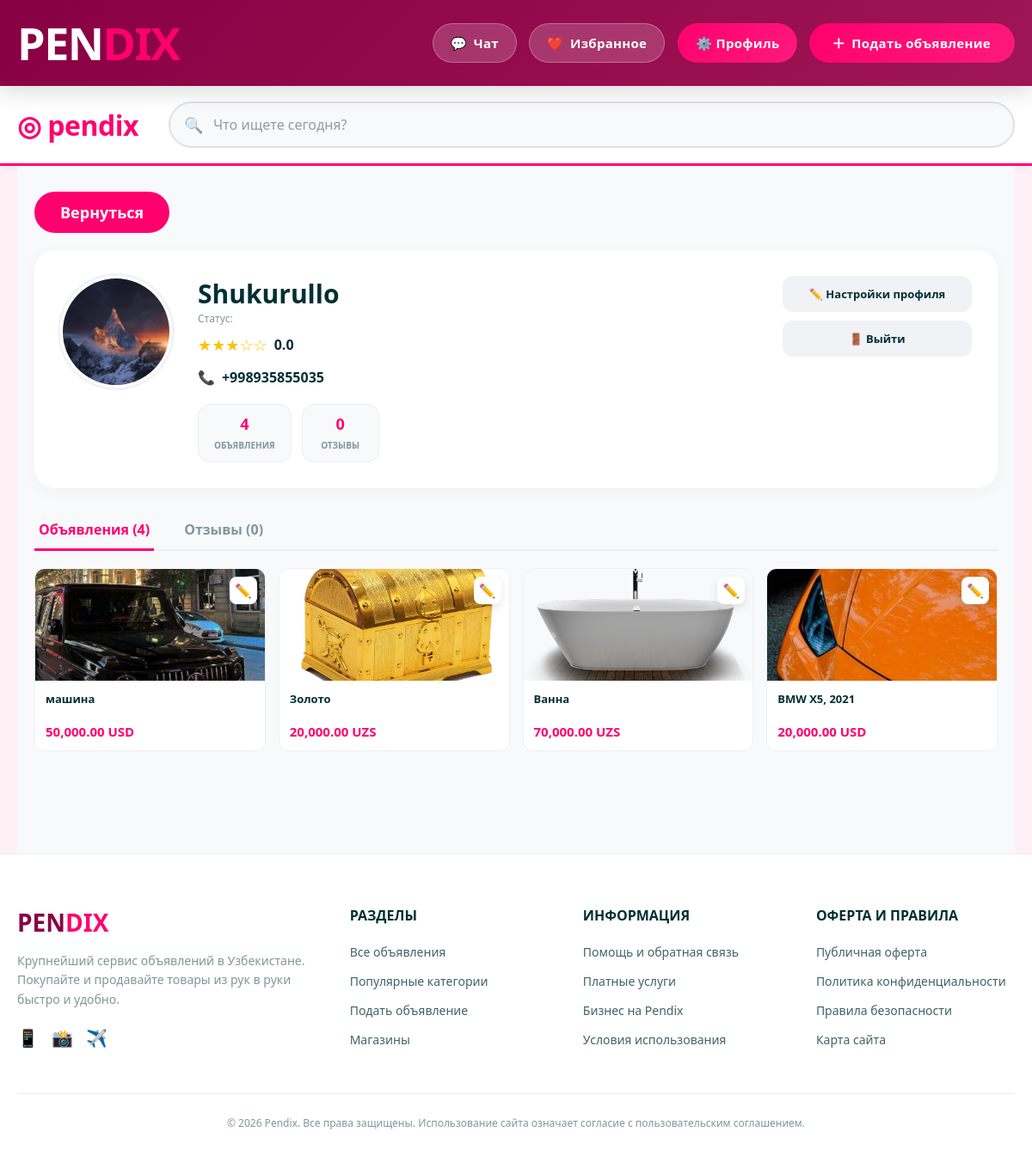
Page /users/profile/ (signed in) on the committed database.
### users/models.py (models this page shows)
class User(AbstractUser):
    phone = models.CharField(
        max_length=20,
        unique=True,
        db_index=True,
        blank=True,
        null=True,
        default=None
    )
    avatar = models.ImageField(upload_to='users/avatars/', null=True, blank=True)
    location = models.CharField(max_length=255, blank=True)
    rating = models.DecimalField(max_digits=3, decimal_places=2, default=0.0)
    created_at = models.DateTimeField(auto_now_add=True)
    city = models.CharField(max_length=100, blank=True)
    last_seen = models.DateTimeField(null=True, blank=True)
    class Meta:
        verbose_name = ''
        verbose_name_plural = ''
    @property
    def is_online(self):
        if not self.last_seen:
            return False
        return self.last_seen >= timezone.now() - timezone.timedelta(minutes=5)
    @property
    def activity_status(self):
        return '' if self.is_online else ''

### ads/models.py (models this page shows, shortened)
class Ad(models.Model):
    STATUS_CHOICES = (('active', ''), ('sold', ''), ('archived', ''))
    CURRENCY_CHOICES = (('UZS', 'сум'), ('USD', '$'))
    author = models.ForeignKey(settings.AUTH_USER_MODEL, on_delete=models.CASCADE, related_name='ads')
    category = models.ForeignKey(Category, on_delete=models.PROTECT, related_name='ads')
    title = models.CharField(max_length=200, verbose_name='')
    description = models.TextField(
        validators=[MinLengthValidator(80, message='')],
        verbose_name=''
    )
    price = models.DecimalField(max_digits=15, decimal_places=2, verbose_name='')
    currency = models.CharField(max_length=3, choices=CURRENCY_CHOICES, default='UZS', verbose_name='')
    phone = models.CharField(max_length=20, verbose_name='')
    address = models.CharField(max_length=255, verbose_name='', blank=True)
    latitude = models.DecimalField(max_digits=9, decimal_places=6, null=True, blank=True)
    longitude = models.DecimalField(max_digits=9, decimal_places=6, null=True, blank=True)
    status = models.CharField(max_length=10, choices=STATUS_CHOICES, default='active')
    created_at = models.DateTimeField(auto_now_add=True)
    class Meta:
        ordering = ['-created_at']
        verbose_name = ''
        verbose_name_plural = ''

class AdImage(models.Model):
    ad = models.ForeignKey(Ad, on_delete=models.CASCADE, related_name='images')
    image = models.ImageField(upload_to='ads/photos/')

### users/views.py (the view)
# urls.py: path('profile/', views.ProfileDetailView.as_view(), name='profile_me'),
class ProfileDetailView(LoginRequiredMixin, DetailView):
    model = User
    template_name = 'users/profile.html'
    context_object_name = 'profile'
    def get_object(self):
        return self.request.user
    def get_context_data(self, **kwargs):
        context = super().get_context_data(**kwargs)
        context['user_ads'] = Ad.objects.filter(author=self.get_object()).prefetch_related('images')
        return context

### templates/users/profile.html (shortened to what this page needs)
{% extends 'base.html' %}
{% load static %}
{% block content %}
<div class="profile-page">
    <div class="container">
        <a href="/" class="btn-back">Вернуться</a>
        <header class="profile-header-card">
            <div class="avatar-wrapper">
                {% if profile.avatar %}
                    <img src="{{ profile.avatar.url }}" class="header-avatar">
                {% else %}
                    <img src="{% static 'images/default_avatar.png' %}" class="header-avatar" style="opacity: 0.6;">
                {% endif %}
            </div>
            <div class="header-info">
                <h1 class="profile-name">{{ profile.username }}</h1>
                <span class="last-seen">Статус: {{ profile.activity_status }}</span>
                <div class="rating-box">
                    <div class="stars">
                        {% if average_rating >= 4.5 %}★★★★★{% elif average_rating >= 3.5 %}★★★★☆{% else %}★★★☆☆{% endif %}
                    </div>
                    <span class="rating-num">{{ average_rating|default:"0.0" }}</span>
                </div>
                <div class="profile-phone">
                    <span>📞</span>
                    {% if profile.phone %}
                        {{ profile.phone }}
                    {% else %}
                        <span style="color: #ff4d4d; font-weight: 500;">Номер не указан</span>
                    {% endif %}
                </div>
                <div class="stats-row">
                    <div class="mini-stat"><b>{{ profile.ads.count }}</b><span>Объявления</span></div>
                    <div class="mini-stat"><b>{{ reviews_count|default:"0" }}</b><span>Отзывы</span></div>
                </div>
            </div>
            <div class="actions-column">
                {% if request.user == profile %}
                    <button onclick="openModal('editProfileModal')" class="btn-standard">✏️ Настройки профиля</button>
                    <button onclick="openModal('logoutConfirmModal')" class="btn-standard">🚪 Выйти</button>
                {% endif %}
            </div>
        </header>
        <section class="ads-section">
            <nav class="profile-tabs">
                <a class="tab-link active" onclick="switchTab(event, 'ads-tab')">Объявления ({{ profile.ads.count }})</a>
                <a class="tab-link" onclick="switchTab(event, 'reviews-tab')">Отзывы ({{ reviews_count|default:"0" }})</a>
            </nav>
            <div id="ads-tab" class="tab-content active">
                <div class="ads-grid">
                    {% for ad in profile.ads.all %}
                    <div class="ad-card-wrapper">
                        {% if request.user == profile %}
                            <a href="{% url 'ad_edit' ad.id %}" class="edit-ad-btn" title="Редактировать">✏️</a>
                        {% endif %}
                        <a href="{{ ad.get_absolute_url }}" class="ad-card">
                            <div class="ad-img-box">
                                {% if ad.images.first %}
                                    <img src="{{ ad.images.first.image.url }}">
                                {% elif ad.image %}
                                    <img src="{{ ad.image.url }}">
                                {% else %}
                                    <div style="display:flex; height:100%; align-items:center; justify-content:center; color:#ccc;">НЕТ ФОТО</div>
                                {% endif %}
                            </div>
                            <div class="ad-body">
                                <div class="ad-title">{{ ad.title }}</div>
                                <div class="ad-price">{{ ad.price }} {{ ad.currency|default:"сум" }}</div>
                            </div>
                        </a>
                    </div>
                    {% empty %}
                    <p style="grid-column: span 4; text-align: center; color: var(--text-gray); padding: 50px;">Объявлений пока нет</p>
                    {% endfor %}
                </div>
            </div>
        </section>
    </div>
</div>
{% endblock %}

### templates/users/profile.html (style rules this page uses)
:root { --pendix-pink: #ff006e; --pendix-green: #2ecc71; --text-dark: #002f34; --text-gray: #7f9799; --star-color: #ffc107; }
.profile-page { padding: 30px 0; background-color: #f8f9fb; min-height: 100vh; font-family: 'Inter', sans-serif; }
.btn-back { margin-bottom: 20px; display: inline-flex; align-items: center; gap: 8px; text-decoration: none; color: var(--text-gray); font-weight: 700; font-size: 14px; transition: 0.2s; }
.profile-header-card { background: #fff; border-radius: 24px; padding: 30px; display: flex; gap: 30px; align-items: flex-start; box-shadow: 0 4px 20px rgba(0,0,0,0.03); margin-bottom: 25px; position: relative; }
.avatar-wrapper { position: relative; width: 130px; height: 130px; flex-shrink: 0; }
.header-avatar { width: 100%; height: 100%; border-radius: 50%; object-fit: cover; border: 3px solid #fff; box-shadow: 0 0 0 3px #f0f2f5; }
.header-info { flex-grow: 1; }
.profile-name { font-size: 30px; font-weight: 800; color: var(--text-dark); margin: 0; }
.last-seen { font-size: 12px; color: var(--text-gray); margin-bottom: 10px; display: block; }
.rating-box { display: flex; align-items: center; gap: 8px; margin-bottom: 15px; }
.stars { color: var(--star-color); font-size: 18px; }
.rating-num { font-weight: 700; color: var(--text-dark); }
.profile-phone { font-size: 16px; color: var(--text-dark); font-weight: 700; display: flex; align-items: center; gap: 8px; }
.stats-row { display: flex; gap: 12px; margin-top: 20px; }
.mini-stat { background: #f8f9fa; padding: 10px 18px; border-radius: 14px; text-align: center; border: 1px solid #eee; min-width: 90px; }
.mini-stat b { display: block; font-size: 18px; color: var(--pendix-pink); }
.mini-stat span { font-size: 10px; text-transform: uppercase; color: var(--text-gray); font-weight: 700; }
.actions-column { display: flex; flex-direction: column; gap: 10px; width: 220px; }
.btn-standard { background: #f0f2f5; color: var(--text-dark); padding: 12px; border-radius: 12px; font-weight: 700; font-size: 13px; text-align: center; border: none; cursor: pointer; transition: 0.2s; }
.profile-tabs { display: flex; gap: 30px; border-bottom: 2px solid #eee; margin-bottom: 20px; }
.tab-link { padding: 12px 5px; text-decoration: none; color: var(--text-gray); font-weight: 700; position: relative; cursor: pointer; }
.tab-link.active { color: var(--pendix-pink); }
.tab-link.active::after { content: ''; position: absolute; bottom: -2px; left: 0; width: 100%; height: 3px; background: var(--pendix-pink); }
.tab-content { display: none; }
.tab-content.active { display: block; }
.ads-grid { display: grid; grid-template-columns: repeat(4, 1fr); gap: 15px; }
.ad-card-wrapper { position: relative; }
.ad-card { background: #fff; border: 1px solid #f0f0f0; border-radius: 12px; overflow: hidden; transition: 0.3s; text-decoration: none; color: inherit; display: block; }
.ad-img-box { width: 100%; height: 130px; background: #f8f9fa; }
.ad-img-box img { width: 100%; height: 100%; object-fit: cover; }
.ad-body { padding: 12px; }
.ad-title { font-size: 13px; font-weight: 600; color: var(--text-dark); margin-bottom: 5px; height: 32px; overflow: hidden; display: -webkit-box; -webkit-line-clamp: 2; -webkit-box-orient: vertical; }
.ad-price { font-size: 15px; font-weight: 800; color: var(--pendix-pink); }
.edit-ad-btn { position: absolute; top: 10px; right: 10px; z-index: 10; background: white; width: 32px; height: 32px; border-radius: 8px; display: flex; align-items: center; justify-content: center; text-decoration: none; box-shadow: 0 4px 10px rgba(0,0,0,0.1); transition: 0.2s; }
.btn-back { display: inline-flex; align-items: center; justify-content: center; background-color: #ff006e; color: #ffffff !important; padding: 12px 30px; border-radius: 50px; text-decoration: none; font-weight: 700; font-size: 18px; transition: all 0.3s ease; border: none; cursor: pointer; }

### templates/base.html (style rules this page uses)
:root { --olx-dark: #002f34; --hot-pink: #ff006e; --light-pink-bg: #fff0f5; --grey-text: #7f9799; }

### rows in the picture
User: avatar (picture), username "Shukurullo", phone "+998935855035", ads.count "4"
Ad: images.first.image (picture), title "машина", price "50,000.00", currency "USD"
Ad: images.first.image (picture), title "Золото", price "20,000.00", currency "UZS"
Ad: images.first.image (picture), title "Ванна", price "70,000.00", currency "UZS"
Ad: images.first.image (picture), title "BMW X5, 2021", price "20,000.00", currency "USD"

### other values in the picture
{{ average_rating|default:"0.0" }} "0.0"
{{ reviews_count|default:"0" }} "0"
